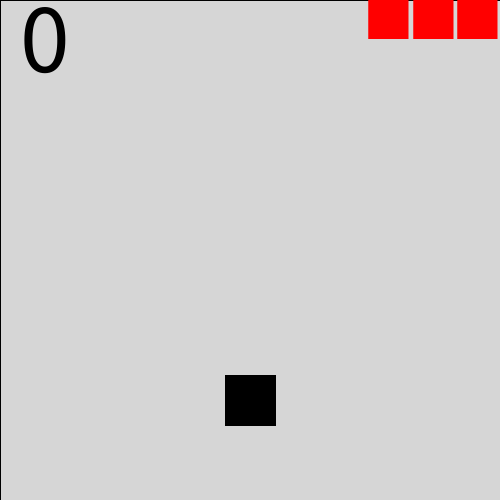
Frame 1 (no input)
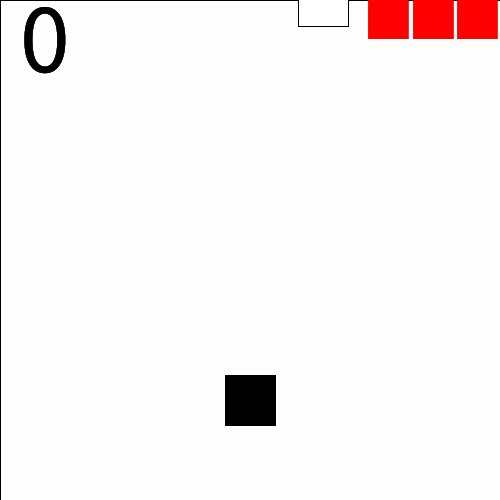
Frame 60 (the mouse pressed at the canvas centre just before this capture)
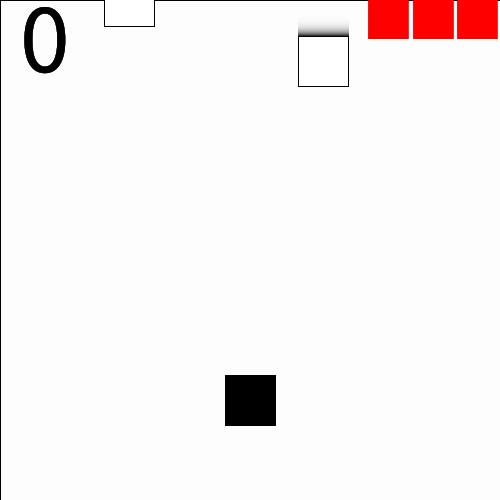
Frame 120 (the mouse held since frame 60 and released just before this capture)

The Processing sketch that drew these frames (run headless with seeded random() and noise(); from frame 60 on, the mouse is pressed at the canvas centre):

// Processing sketch: Shooting
// ── Shooting.pde
//How to use: Arrow key to move. Space key to shoot.
//If you miss enemy 3 times you will die. How much score you can get?

ArrayList<Bullet> bullets = new ArrayList<Bullet>();
ArrayList<Enemy> enemies = new ArrayList<Enemy>();
Player player;
int score;
int life = 3;

 public void setup(){
   size(500, 500);
  /* size commented out by preprocessor */;
  player = new Player(new PVector(250, 400), 50);
  
  
}

 public void draw(){
  fill(255, 50);
  rectMode(LEFT);
  rect(0, 0,width, height);
  fill(255);
  if(frameCount % 60 == 0) enemies.add(new Enemy(new PVector(random(width), 0), new PVector(0, 1), 50));
  player.show();
  
  
  for(Enemy enemy : enemies){
    enemy.update();
    enemy.show();
  }
  
  for(int i=enemies.size()-1; i>=0; i--){
    Enemy enemy = enemies.get(i);
    if(enemy.pos.y > height){enemies.remove(enemy);life--;}
    if(enemy.isCollide(bullets)){enemies.remove(enemy);score++;}
  }
  
  for(Bullet bullet : bullets){
    bullet.update();
    bullet.show();
  }
  
  for(int i=bullets.size()-1; i>=0; i--){
    Bullet bullet = bullets.get(i);
    if(bullet.pos.y < 0)bullets.remove(bullet);
  }
  
  fill(0);
  textSize(100);
  textAlign(LEFT,TOP);
  text(score, 20, 0);
  String str = "";
  for(int i=0; i<life; i++){
    str += "■";
  }
  textAlign(RIGHT,TOP);
  textSize(50);
  fill(255, 0, 0);
  text(str, width, 0);
  
  
  if(life == 0){
    textAlign(CENTER, CENTER);
    textSize(100);
    fill(255, 0, 0);
    background(255);
    text("GAMEOVER", width/2, height/2);
    stop();
  }
}

 public void keyPressed(){
  if(keyCode == LEFT){
    player.pos.x -= 20;
  }
  if(keyCode == RIGHT){
    player.pos.x += 20;
  }
  if(key == ' '){
   player.shoot();
  }
}

class Object{
  PVector pos;
  PVector vel;
  float size;
  color col;
  
  Object(PVector pos, PVector vel, float size){
    this.pos = pos;
    this.vel = vel;
    this.size = size;
  }
  
   public void show(){
     fill(col);
    rectMode(CENTER);
    rect(pos.x, pos.y, size, size);
  }
  
   public void update(){
    pos.add(vel);
  }
}

class Player extends Object{
  
  Player(PVector pos, float size){
    super(pos, new PVector(0, 0), size);
  } 
  
  void shoot(){
    bullets.add(new Bullet(pos.copy(), new PVector(0, -10), 10));
  }
}


class Bullet extends Object{
  Bullet(PVector pos, PVector vel, float size){
    super(pos, vel, size);
    col = color(255, 0, 0);
  }
}

class Enemy extends Object{
  
  Enemy(PVector pos, PVector vel, float size){
    super(pos, vel, size);
    col = color(255);
  }
  
  boolean isCollide(ArrayList<Bullet> bullets){
    for(Bullet bullet : bullets){
      if(pos.x-size/2 < bullet.pos.x && bullet.pos.x < pos.x+size/2
      && pos.y-size/2 < bullet.pos.y && bullet.pos.y < pos.y+size/2)return true;
    }
    return false;
  }
}
